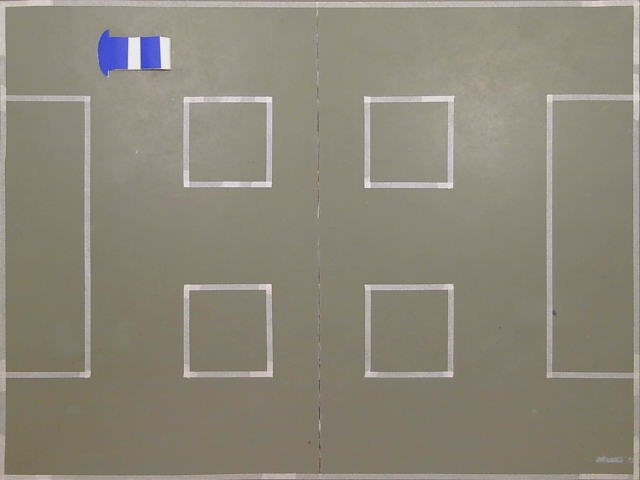
#> input picture testeMapa2.jpg, 640 x 480 px
$ python desenha2.py
#> lines starting #> are read from the running program, lines starting #| are printed output that depends on the picture; after the words box and inside, x2 and y2 are one past the last pixel; in counts of white or black regions, pixels touching at a corner belong together
import cv2

# Função para desenhar uma grade de quadrados 7x5 na imagem
def draw_square_grid(image):
    largura_size = 91
    altura_size = 95
    num_rows = 5
    num_cols = 7
    for i in range(num_rows):
        for j in range(num_cols):
            start_x = j * largura_size
            start_y = i * altura_size
            end_x = start_x + largura_size
            end_y = start_y + altura_size
            cv2.rectangle(image, (start_x, start_y), (end_x, end_y), (0, 255, 0), thickness=2)

# Carregar a imagem
image = cv2.imread('testeMapa2.jpg')
#> image is the input picture: shape (480, 640, 3); mean B, G, R 121.1, 135.2, 140.1

# Verificar se a imagem foi carregada corretamente
if image is None:
    print("Erro ao carregar a imagem.")
    exit()

# Desenhar a grade de quadrados na imagem
draw_square_grid(image)
#> after the loop in draw_square_grid, `for i in range(num_rows):`:
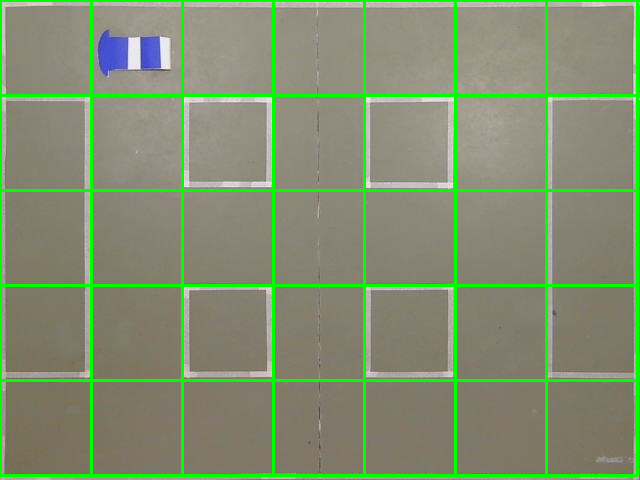
#> image: shape (480, 640, 3); 6.98% of pixels changed, all inside (x1, y1, x2, y2) = (0, 0, 639, 477)

# Exibir a imagem
cv2.imshow('Imagem', image)
cv2.waitKey(0)
cv2.destroyAllWindows()

$ run again, with test.jpg copied over testeMapa2.jpg
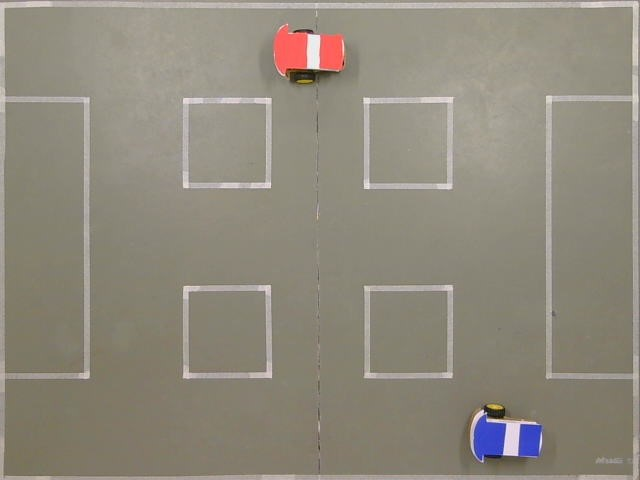
#> input picture test.jpg, 640 x 480 px
#> image is the input picture: shape (480, 640, 3); mean B, G, R 124.6, 138, 143.8
#> after the loop in draw_square_grid, `for i in range(num_rows):`:
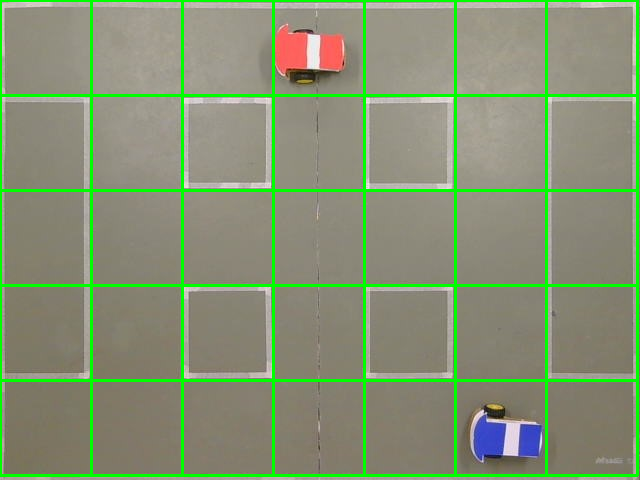
#> image: shape (480, 640, 3); 6.98% of pixels changed, all inside (x1, y1, x2, y2) = (0, 0, 639, 477)
